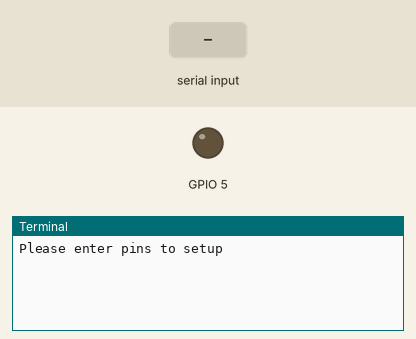
A program run on a simulated Raspberry Pi (BCM pin numbers). Shown: output pins drawn as LEDs (lit = HIGH), the last lines printed to the terminal. Inputs (shaded band) come from the test bench. At 2.8 s the program stops and its outputs stay as they are.

Above: at 1.2 s.
1.3 s: "5" typed at the terminal, then Enter
At 2.2 s:
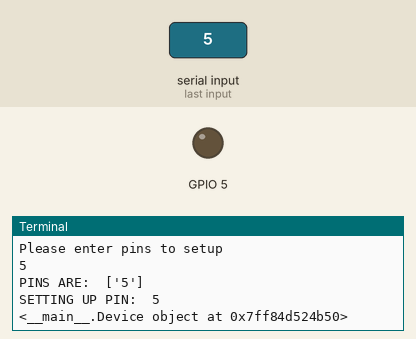
2.8 s: "READ" typed at the terminal, then Enter
At 3.3 s:
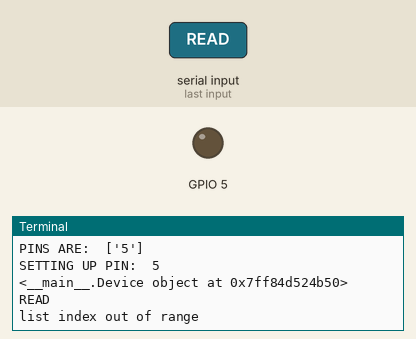

The program:

RPi_gpio_interface.py
```python
import RPi.GPIO as GPIO
import time
import os

"""
Classes for Device Management
"""
class Device() :
    """
    Class that contains all functions to interface with a device
    over a serial port
    """
    def __init__(self, pins = None) :
        """
        Class constructor
        @param pins: list of GPIO pins to setup, None if not initialising any
        """

        # Setup how pins are referenced
        GPIO.setmode(GPIO.BCM)
        print("PINS ARE: ", pins)
        # Setup Pins
        if pins != None :
            for pin in pins :
                print("SETTING UP PIN: ", pin)
                self.setup_pin(int(pin))


    def handle_command(self, cmdType, command) :
        """
        """
        if cmdType == "READ" :
            return self.read_command(command)
        elif cmdType == "WRITE" :
            return self.write_command(command)
        else :
            return "Invalid CMD Type"

    def setup_pin(self, pin) :
        GPIO.setup(pin, GPIO.OUT)

    def write_command(self, command) :
        """
        Method to set output of GPIO pin
        """
        command = command.split(",")
        print("SPLIT COMMAND IS: ", command)
        return GPIO.output(int(command[0]), int(command[1]))

    def read_command(self, command) :
        """

        """
        print("READ COMMAND IS: ", command)
        return GPIO.input(int(command))


"""
Helper functions
"""
def handle_input(devices) :
    """
    """
    #DEVICE_NUM = 0
    COMMAND_TYPE = 1 - 1
    COMMAND = 2 - 1
    #print("INPUT CMD")
    command = input()
    #print("CMD RECV")
    command = command.split(":")
    #print(command)

    cmdResult = devices.handle_command(command[COMMAND_TYPE],command[COMMAND])
    #print("cmdResult: ", cmdResult)
    return cmdResult

"""
Program
"""
if __name__ == "__main__" :
    try :
        print("Please enter pins to setup")
        pins = input().split(",")
        device = Device(pins)
        print(device)
        while (1) :
            print(handle_input(device))
    except Exception as e:
        print(e)
        #This will reset the pins - e.g. I2C pins will become open-drain instead of GPIOs. Thus, the output state can fluctuate
        #and cause chaos on connected peripherals. So keep the pins on GPIO mode with their current output states remaining. It
        #does not seem to cause access conflicts as the script will have terminated by this point...
        # GPIO.cleanup()
```

Measured:
- after the input at 1.3 s, the terminal: prints a new line at once (image 1)
- after the input at 2.8 s, the terminal: prints a new line at once (image 2)
